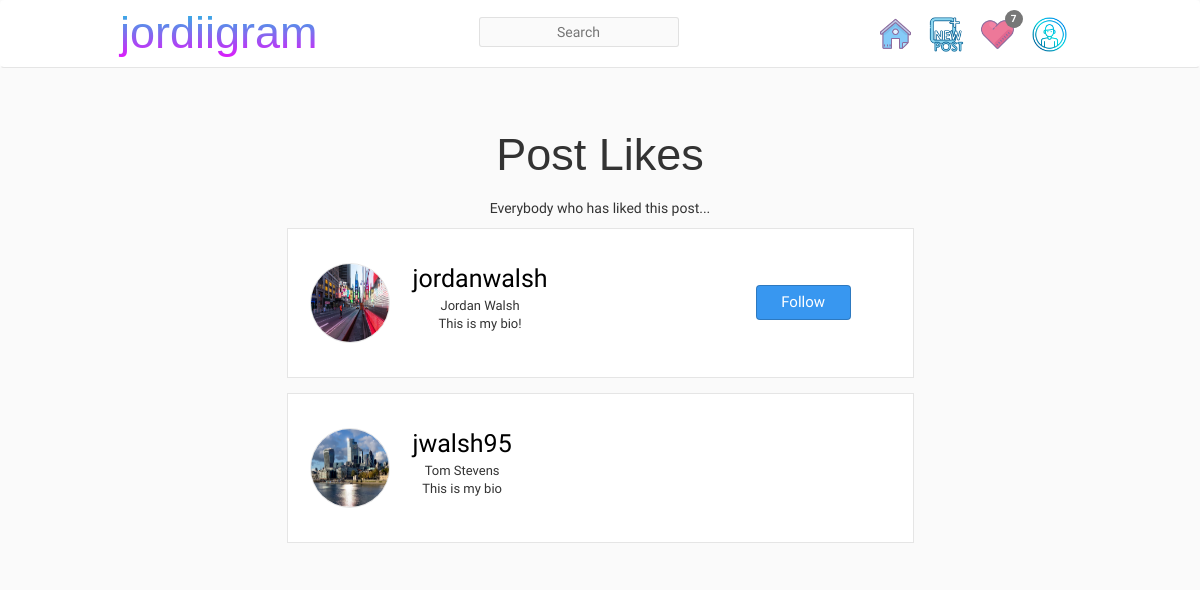
Screenshot of /posts/3/likes/ (signed in) with the database file from the repository.
### posts/models.py (models this page shows, shortened)
class Like(models.Model):
    user = models.ForeignKey(UserProfile, on_delete=models.CASCADE, related_name="like_user")
    post = models.ForeignKey(Post, on_delete=models.CASCADE, related_name="liked_post")
    time_created = models.DateTimeField(auto_now_add=True)
    class Meta:
        unique_together = ("post", "user")

### accounts/models.py (models this page shows, shortened)
class UserProfile(auth.models.User):
    user = models.OneToOneField(User, on_delete=models.CASCADE, parent_link=True)
    profile_picture = models.ImageField(upload_to="profile_pics")
    bio = models.CharField(max_length=300, blank=True)
    following = models.ManyToManyField("UserProfile", related_name="user_following", blank=True)
    followers = models.ManyToManyField("UserProfile", related_name="user_followers", blank=True)

### posts/views.py (the view)
# urls.py: path("<int:pk>/likes/", views.post_likes, name="likes"),
def post_likes(request, pk):
    user = UserProfile.objects.get(user=request.user)
    post = Post.objects.get(pk=pk)
    likes = Like.objects.filter(post=post)
    context = {'post':post, 'likes':likes, 'user':user}
    return render(request, "posts/post_likes.html", context)

### posts/content_processors.py (called while the page is built)
def notification_count(request):
    if request.user.is_authenticated:
        notification_count = Notification.objects.filter(
        Q(profile=request.user) &
        Q(read_status='Unread')).count()
    else:
        notification_count = None
    return {'notification_count' : notification_count}

### posts/templates/posts/post_likes.html
{% extends "base.html" %}
{% load static %}
{% block content %}
<div class="heading-container">
    <p class="headings">Post Likes</p>
    <p style="sub-headings">Everybody who has liked this post...</p>
</div>
<div class="follower-container">
    {% for like in likes %}
      <div class="follower">
          <div class="follow-profiler-container">
              {% if like.user.profile_picture %}
                <img class="follow-profiler" src="{{like.user.profile_picture.url}}" alt="profile_picture">
              {% else %}
                <img class="follow-profiler" src="{% static 'images/profile_placeholder.jpg' %}" alt="default_photo">
              {% endif %}
          </div>
          <div class="follow-username">
            <ul style="padding-left:0px">
              <li><a style="font-size:25px;color:black" href="{% url 'accounts:profile' like.user.username %}">{{like.user.username}}</a></li>
              <li style="font-size:13px">{{like.user.first_name}} {{like.user.last_name}}</li>
              <li style="font-size:13px">{{like.user.bio}}</li>
            </ul>
          </div>
          <div class="follow-button">
            {% if like.user.username != request.user.username %}
                {% if user in like.user.followers.all %}
                    <button class="btn custom-button">
                        <p style="color:black;">Following</p>
                    </button>
                {% else %}
                    <button style="background-color:#3897f0;" class="btn custom-button">
                        <a style="color:white;" href="{% url 'accounts:follow' like.user.username %}">Follow</a>
                    </button>
                {% endif %}
            {% endif %}
          </div>
      </div>
    {% endfor %}
</div>
{% endblock content %}

### static/css/master.css (style rules this page uses)
body { background-color: #fafafa; }
* { font-family: 'Catamaran', sans-serif; }
ul { list-style-type: none !important; }
.follower-container { margin-bottom: 20px; width: 55%; margin-left: auto; margin-right: auto; text-align: center; }
.follower { width: 100%; height: 150px; background-color: white; border: 1px solid rgba(0, 0, 0, 0.1); padding: 15px; margin-bottom: 15px; position: relative; }
.follow-profiler-container { position: absolute; inset: 0 80% 0 0; display: grid; place-items: center; }
.follow-profiler { height: 80px; width: 80px; border-radius: 100%; border: 1px solid rgba(0, 0, 0, 0.1); }
.follow-username { position: absolute; inset: 0 35% 0 20%; display: flex; align-items: center; justify-content: start; }
.follow-button { position: absolute; inset: 0 0 0 65%; display: grid; place-items: center; }
.heading-container { display: grid; place-items: center; padding-top: 35px; width: 45%; margin-left: auto; margin-right: auto; text-align: center; }
.headings { font-size: 45px; font-family: 'billabong', sans-serif; }

### static/css/profile.css (style rules this page uses)
.custom-button { border: 1px solid rgba(0, 0, 0, 0.2); background-color: rgba(0, 0, 0, 0.05); height: 35px; width: 95px; font-size: 15px; display: grid; place-items: center; }

### rows the page displays
Like: user.profile_picture (picture), user.username "jordanwalsh", user.first_name "Jordan", user.last_name "Walsh", user.bio "This is my bio!", shows "Follow"
Like: user.profile_picture (picture), user.username "jwalsh95", user.first_name "Tom", user.last_name "Stevens", user.bio "This is my bio"

### other values shown
{{ notification_count }} "7"
